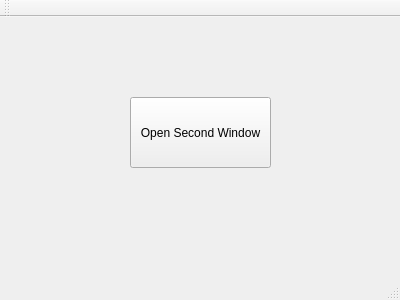
<?xml version="1.0" encoding="UTF-8"?>
<ui version="4.0">
 <class>MainWindow</class>
 <widget class="QMainWindow" name="MainWindow">
  <property name="geometry">
   <rect>
    <x>0</x>
    <y>0</y>
    <width>400</width>
    <height>300</height>
   </rect>
  </property>
  <property name="windowTitle">
   <string>MainWindow</string>
  </property>
  <widget class="QWidget" name="centralWidget">
   <widget class="QPushButton" name="pushButton">
    <property name="geometry">
     <rect>
      <x>130</x>
      <y>80</y>
      <width>141</width>
      <height>71</height>
     </rect>
    </property>
    <property name="text">
     <string>Open Second Window</string>
    </property>
   </widget>
  </widget>
  <widget class="QMenuBar" name="menuBar">
   <property name="geometry">
    <rect>
     <x>0</x>
     <y>0</y>
     <width>400</width>
     <height>21</height>
    </rect>
   </property>
  </widget>
  <widget class="QToolBar" name="mainToolBar">
   <attribute name="toolBarArea">
    <enum>TopToolBarArea</enum>
   </attribute>
   <attribute name="toolBarBreak">
    <bool>false</bool>
   </attribute>
  </widget>
  <widget class="QStatusBar" name="statusBar"/>
 </widget>
 <layoutdefault spacing="6" margin="11"/>
 <resources/>
 <connections/>
</ui>
